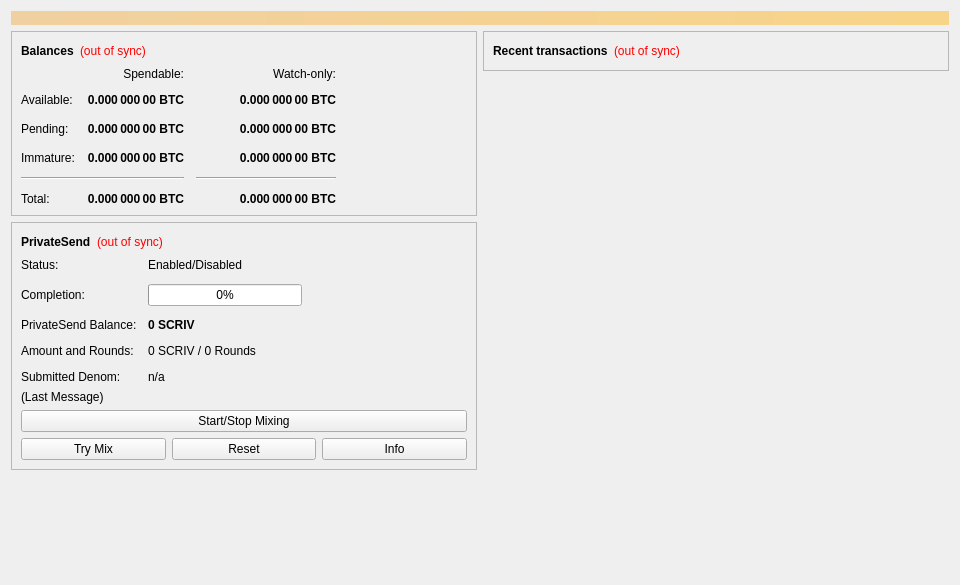
<?xml version="1.0" encoding="UTF-8"?>
<ui version="4.0">
 <class>OverviewPage</class>
 <widget class="QWidget" name="OverviewPage">
  <property name="geometry">
   <rect>
    <x>0</x>
    <y>0</y>
    <width>960</width>
    <height>585</height>
   </rect>
  </property>
  <property name="minimumSize">
   <size>
    <width>960</width>
    <height>0</height>
   </size>
  </property>
  <property name="windowTitle">
   <string>Form</string>
  </property>
  <layout class="QVBoxLayout" name="topLayout">
   <item>
    <widget class="QLabel" name="labelAlerts">
     <property name="visible">
      <bool>false</bool>
     </property>
     <property name="styleSheet">
      <string notr="true">QLabel { background-color: qlineargradient(x1: 0, y1: 0, x2: 1, y2: 0, stop:0 #F0D0A0, stop:1 #F8D488); color:#000000; }</string>
     </property>
     <property name="wordWrap">
      <bool>true</bool>
     </property>
     <property name="margin">
      <number>3</number>
     </property>
     <property name="textInteractionFlags">
      <set>Qt::TextSelectableByMouse</set>
     </property>
    </widget>
   </item>
   <item>
    <layout class="QHBoxLayout" name="horizontalLayout" stretch="1,1">
     <item>
      <layout class="QVBoxLayout" name="verticalLayout_2">
       <item>
        <widget class="QFrame" name="frame">
         <property name="frameShape">
          <enum>QFrame::StyledPanel</enum>
         </property>
         <property name="frameShadow">
          <enum>QFrame::Raised</enum>
         </property>
         <layout class="QVBoxLayout" name="verticalLayout_4">
          <item>
           <layout class="QHBoxLayout" name="horizontalLayout_4">
            <item>
             <widget class="QLabel" name="label_5">
              <property name="font">
               <font>
                <weight>75</weight>
                <bold>true</bold>
               </font>
              </property>
              <property name="text">
               <string>Balances</string>
              </property>
             </widget>
            </item>
            <item>
             <widget class="QLabel" name="labelWalletStatus">
              <property name="toolTip">
               <string>The displayed information may be out of date. Your wallet automatically synchronizes with the Scriv network after a connection is established, but this process has not completed yet.</string>
              </property>
              <property name="styleSheet">
               <string notr="true">QLabel { color: red; }</string>
              </property>
              <property name="text">
               <string notr="true">(out of sync)</string>
              </property>
              <property name="alignment">
               <set>Qt::AlignLeading|Qt::AlignLeft|Qt::AlignVCenter</set>
              </property>
             </widget>
            </item>
            <item>
             <spacer name="horizontalSpacer_3">
              <property name="orientation">
               <enum>Qt::Horizontal</enum>
              </property>
              <property name="sizeHint" stdset="0">
               <size>
                <width>40</width>
                <height>20</height>
               </size>
              </property>
             </spacer>
            </item>
           </layout>
          </item>
          <item>
           <layout class="QGridLayout" name="gridLayout">
            <property name="spacing">
             <number>12</number>
            </property>
            <item row="2" column="2">
             <widget class="QLabel" name="labelWatchPending">
              <property name="font">
               <font>
                <weight>75</weight>
                <bold>true</bold>
               </font>
              </property>
              <property name="cursor">
               <cursorShape>IBeamCursor</cursorShape>
              </property>
              <property name="toolTip">
               <string>Unconfirmed transactions to watch-only addresses</string>
              </property>
              <property name="text">
               <string notr="true">0.000 000 00 BTC</string>
              </property>
              <property name="alignment">
               <set>Qt::AlignRight|Qt::AlignTrailing|Qt::AlignVCenter</set>
              </property>
              <property name="textInteractionFlags">
               <set>Qt::LinksAccessibleByMouse|Qt::TextSelectableByKeyboard|Qt::TextSelectableByMouse</set>
              </property>
             </widget>
            </item>
            <item row="2" column="1">
             <widget class="QLabel" name="labelUnconfirmed">
              <property name="font">
               <font>
                <weight>75</weight>
                <bold>true</bold>
               </font>
              </property>
              <property name="cursor">
               <cursorShape>IBeamCursor</cursorShape>
              </property>
              <property name="toolTip">
               <string>Total of transactions that have yet to be confirmed, and do not yet count toward the spendable balance</string>
              </property>
              <property name="text">
               <string notr="true">0.000 000 00 BTC</string>
              </property>
              <property name="alignment">
               <set>Qt::AlignRight|Qt::AlignTrailing|Qt::AlignVCenter</set>
              </property>
              <property name="textInteractionFlags">
               <set>Qt::LinksAccessibleByMouse|Qt::TextSelectableByKeyboard|Qt::TextSelectableByMouse</set>
              </property>
             </widget>
            </item>
            <item row="3" column="2">
             <widget class="QLabel" name="labelWatchImmature">
              <property name="font">
               <font>
                <weight>75</weight>
                <bold>true</bold>
               </font>
              </property>
              <property name="cursor">
               <cursorShape>IBeamCursor</cursorShape>
              </property>
              <property name="toolTip">
               <string>Mined balance in watch-only addresses that has not yet matured</string>
              </property>
              <property name="text">
               <string notr="true">0.000 000 00 BTC</string>
              </property>
              <property name="alignment">
               <set>Qt::AlignRight|Qt::AlignTrailing|Qt::AlignVCenter</set>
              </property>
              <property name="textInteractionFlags">
               <set>Qt::LinksAccessibleByMouse|Qt::TextSelectableByKeyboard|Qt::TextSelectableByMouse</set>
              </property>
             </widget>
            </item>
            <item row="4" column="0" colspan="2">
             <widget class="Line" name="lineSpendableBalance">
              <property name="orientation">
               <enum>Qt::Horizontal</enum>
              </property>
             </widget>
            </item>
            <item row="4" column="2">
             <widget class="Line" name="lineWatchBalance">
              <property name="sizePolicy">
               <sizepolicy hsizetype="Preferred" vsizetype="Fixed">
                <horstretch>0</horstretch>
                <verstretch>0</verstretch>
               </sizepolicy>
              </property>
              <property name="minimumSize">
               <size>
                <width>140</width>
                <height>0</height>
               </size>
              </property>
              <property name="orientation">
               <enum>Qt::Horizontal</enum>
              </property>
             </widget>
            </item>
            <item row="5" column="0">
             <widget class="QLabel" name="labelTotalText">
              <property name="text">
               <string>Total:</string>
              </property>
             </widget>
            </item>
            <item row="3" column="1">
             <widget class="QLabel" name="labelImmature">
              <property name="font">
               <font>
                <weight>75</weight>
                <bold>true</bold>
               </font>
              </property>
              <property name="cursor">
               <cursorShape>IBeamCursor</cursorShape>
              </property>
              <property name="toolTip">
               <string>Mined balance that has not yet matured</string>
              </property>
              <property name="text">
               <string notr="true">0.000 000 00 BTC</string>
              </property>
              <property name="alignment">
               <set>Qt::AlignRight|Qt::AlignTrailing|Qt::AlignVCenter</set>
              </property>
              <property name="textInteractionFlags">
               <set>Qt::LinksAccessibleByMouse|Qt::TextSelectableByKeyboard|Qt::TextSelectableByMouse</set>
              </property>
             </widget>
            </item>
            <item row="2" column="3">
             <spacer name="horizontalSpacer_2">
              <property name="orientation">
               <enum>Qt::Horizontal</enum>
              </property>
              <property name="sizeHint" stdset="0">
               <size>
                <width>40</width>
                <height>20</height>
               </size>
              </property>
             </spacer>
            </item>
            <item row="3" column="0">
             <widget class="QLabel" name="labelImmatureText">
              <property name="text">
               <string>Immature:</string>
              </property>
             </widget>
            </item>
            <item row="5" column="1">
             <widget class="QLabel" name="labelTotal">
              <property name="font">
               <font>
                <weight>75</weight>
                <bold>true</bold>
               </font>
              </property>
              <property name="cursor">
               <cursorShape>IBeamCursor</cursorShape>
              </property>
              <property name="toolTip">
               <string>Your current total balance</string>
              </property>
              <property name="text">
               <string notr="true">0.000 000 00 BTC</string>
              </property>
              <property name="alignment">
               <set>Qt::AlignRight|Qt::AlignTrailing|Qt::AlignVCenter</set>
              </property>
              <property name="textInteractionFlags">
               <set>Qt::LinksAccessibleByMouse|Qt::TextSelectableByKeyboard|Qt::TextSelectableByMouse</set>
              </property>
             </widget>
            </item>
            <item row="5" column="2">
             <widget class="QLabel" name="labelWatchTotal">
              <property name="font">
               <font>
                <weight>75</weight>
                <bold>true</bold>
               </font>
              </property>
              <property name="cursor">
               <cursorShape>IBeamCursor</cursorShape>
              </property>
              <property name="toolTip">
               <string>Current total balance in watch-only addresses</string>
              </property>
              <property name="text">
               <string notr="true">0.000 000 00 BTC</string>
              </property>
              <property name="alignment">
               <set>Qt::AlignRight|Qt::AlignTrailing|Qt::AlignVCenter</set>
              </property>
              <property name="textInteractionFlags">
               <set>Qt::LinksAccessibleByMouse|Qt::TextSelectableByKeyboard|Qt::TextSelectableByMouse</set>
              </property>
             </widget>
            </item>
            <item row="0" column="2">
             <widget class="QLabel" name="labelWatchonly">
              <property name="text">
               <string>Watch-only:</string>
              </property>
              <property name="alignment">
               <set>Qt::AlignRight|Qt::AlignTrailing|Qt::AlignVCenter</set>
              </property>
             </widget>
            </item>
            <item row="1" column="0">
             <widget class="QLabel" name="labelBalanceText">
              <property name="text">
               <string>Available:</string>
              </property>
             </widget>
            </item>
            <item row="1" column="1">
             <widget class="QLabel" name="labelBalance">
              <property name="font">
               <font>
                <weight>75</weight>
                <bold>true</bold>
               </font>
              </property>
              <property name="cursor">
               <cursorShape>IBeamCursor</cursorShape>
              </property>
              <property name="toolTip">
               <string>Your current spendable balance</string>
              </property>
              <property name="text">
               <string notr="true">0.000 000 00 BTC</string>
              </property>
              <property name="alignment">
               <set>Qt::AlignRight|Qt::AlignTrailing|Qt::AlignVCenter</set>
              </property>
              <property name="textInteractionFlags">
               <set>Qt::LinksAccessibleByMouse|Qt::TextSelectableByKeyboard|Qt::TextSelectableByMouse</set>
              </property>
             </widget>
            </item>
            <item row="1" column="2">
             <widget class="QLabel" name="labelWatchAvailable">
              <property name="font">
               <font>
                <weight>75</weight>
                <bold>true</bold>
               </font>
              </property>
              <property name="cursor">
               <cursorShape>IBeamCursor</cursorShape>
              </property>
              <property name="toolTip">
               <string>Your current balance in watch-only addresses</string>
              </property>
              <property name="text">
               <string notr="true">0.000 000 00 BTC</string>
              </property>
              <property name="alignment">
               <set>Qt::AlignRight|Qt::AlignTrailing|Qt::AlignVCenter</set>
              </property>
              <property name="textInteractionFlags">
               <set>Qt::LinksAccessibleByMouse|Qt::TextSelectableByKeyboard|Qt::TextSelectableByMouse</set>
              </property>
             </widget>
            </item>
            <item row="2" column="0">
             <widget class="QLabel" name="labelPendingText">
              <property name="text">
               <string>Pending:</string>
              </property>
             </widget>
            </item>
            <item row="0" column="1">
             <widget class="QLabel" name="labelSpendable">
              <property name="text">
               <string>Spendable:</string>
              </property>
              <property name="alignment">
               <set>Qt::AlignRight|Qt::AlignTrailing|Qt::AlignVCenter</set>
              </property>
             </widget>
            </item>
           </layout>
          </item>
         </layout>
        </widget>
       </item>
       <item>
        <widget class="QFrame" name="framePrivateSend">
         <property name="layoutDirection">
          <enum>Qt::LeftToRight</enum>
         </property>
         <property name="frameShape">
          <enum>QFrame::StyledPanel</enum>
         </property>
         <property name="frameShadow">
          <enum>QFrame::Raised</enum>
         </property>
         <layout class="QVBoxLayout" name="VerticalLayout_PS1">
          <item>
           <layout class="QHBoxLayout" name="horizontalLayout_5">
            <item>
             <widget class="QLabel" name="labelPrivateSendHeader">
              <property name="font">
               <font>
                <weight>75</weight>
                <bold>true</bold>
               </font>
              </property>
              <property name="text">
               <string>PrivateSend</string>
              </property>
             </widget>
            </item>
            <item>
             <widget class="QLabel" name="labelPrivateSendSyncStatus">
              <property name="toolTip">
               <string>The displayed information may be out of date. Your wallet automatically synchronizes with the Scriv network after a connection is established, but this process has not completed yet.</string>
              </property>
              <property name="styleSheet">
               <string notr="true">QLabel { color: red; }</string>
              </property>
              <property name="text">
               <string notr="true">(out of sync)</string>
              </property>
              <property name="alignment">
               <set>Qt::AlignLeading|Qt::AlignLeft|Qt::AlignVCenter</set>
              </property>
             </widget>
            </item>
            <item>
             <spacer name="horizontalSpacer_4">
              <property name="orientation">
               <enum>Qt::Horizontal</enum>
              </property>
              <property name="sizeHint" stdset="0">
               <size>
                <width>40</width>
                <height>20</height>
               </size>
              </property>
             </spacer>
            </item>
           </layout>
          </item>
          <item>
           <layout class="QFormLayout" name="privateSendFormLayout">
            <property name="fieldGrowthPolicy">
             <enum>QFormLayout::AllNonFixedFieldsGrow</enum>
            </property>
            <property name="horizontalSpacing">
             <number>11</number>
            </property>
            <property name="verticalSpacing">
             <number>12</number>
            </property>
            <item row="0" column="0">
             <widget class="QLabel" name="labelPrivateSendEnabledText">
              <property name="text">
               <string>Status:</string>
              </property>
             </widget>
            </item>
            <item row="0" column="1">
             <widget class="QLabel" name="labelPrivateSendEnabled">
              <property name="text">
               <string>Enabled/Disabled</string>
              </property>
             </widget>
            </item>
            <item row="1" column="0">
             <widget class="QLabel" name="labelCompletitionText">
              <property name="text">
               <string>Completion:</string>
              </property>
             </widget>
            </item>
            <item row="1" column="1">
             <widget class="QProgressBar" name="privateSendProgress">
              <property name="maximumSize">
               <size>
                <width>154</width>
                <height>16777215</height>
               </size>
              </property>
              <property name="value">
               <number>0</number>
              </property>
             </widget>
            </item>
            <item row="2" column="0">
             <widget class="QLabel" name="labelAnonymizedText">
              <property name="text">
               <string>PrivateSend Balance:</string>
              </property>
             </widget>
            </item>
            <item row="2" column="1">
             <widget class="QLabel" name="labelAnonymized">
              <property name="font">
               <font>
                <weight>75</weight>
                <bold>true</bold>
               </font>
              </property>
              <property name="text">
               <string notr="true">0 SCRIV</string>
              </property>
             </widget>
            </item>
            <item row="3" column="0">
             <widget class="QLabel" name="labelAmountAndRoundsText">
              <property name="text">
               <string>Amount and Rounds:</string>
              </property>
             </widget>
            </item>
            <item row="3" column="1">
             <widget class="QLabel" name="labelAmountRounds">
              <property name="text">
               <string>0 SCRIV / 0 Rounds</string>
              </property>
             </widget>
            </item>
            <item row="4" column="0">
             <widget class="QLabel" name="labelSubmittedDenomText">
              <property name="text">
               <string>Submitted Denom:</string>
              </property>
             </widget>
            </item>
            <item row="4" column="1">
             <widget class="QLabel" name="labelSubmittedDenom">
              <property name="toolTip">
               <string>The denominations you submitted to the Masternode.&lt;br&gt;To mix, other users must submit the exact same denominations.</string>
              </property>
              <property name="text">
               <string>n/a</string>
              </property>
             </widget>
            </item>
           </layout>
          </item>
          <item>
           <layout class="QVBoxLayout" name="VerticalLayout_PS">
            <item>
             <widget class="QLabel" name="labelPrivateSendLastMessage">
              <property name="text">
               <string>(Last Message)</string>
              </property>
              <property name="alignment">
               <set>Qt::AlignLeading|Qt::AlignLeft|Qt::AlignTop</set>
              </property>
              <property name="wordWrap">
               <bool>true</bool>
              </property>
             </widget>
            </item>
            <item>
             <widget class="QPushButton" name="togglePrivateSend">
              <property name="sizePolicy">
               <sizepolicy hsizetype="MinimumExpanding" vsizetype="Fixed">
                <horstretch>0</horstretch>
                <verstretch>0</verstretch>
               </sizepolicy>
              </property>
              <property name="text">
               <string>Start/Stop Mixing</string>
              </property>
             </widget>
            </item>
            <item>
             <layout class="QHBoxLayout" name="horizontalLayout_debugbuttons">
              <item>
               <widget class="QPushButton" name="privateSendAuto">
                <property name="sizePolicy">
                 <sizepolicy hsizetype="MinimumExpanding" vsizetype="Fixed">
                  <horstretch>0</horstretch>
                  <verstretch>0</verstretch>
                 </sizepolicy>
                </property>
                <property name="toolTip">
                 <string>Try to manually submit a PrivateSend request.</string>
                </property>
                <property name="text">
                 <string>Try Mix</string>
                </property>
               </widget>
              </item>
              <item>
               <widget class="QPushButton" name="privateSendReset">
                <property name="sizePolicy">
                 <sizepolicy hsizetype="MinimumExpanding" vsizetype="Fixed">
                  <horstretch>0</horstretch>
                  <verstretch>0</verstretch>
                 </sizepolicy>
                </property>
                <property name="toolTip">
                 <string>Reset the current status of PrivateSend (can interrupt PrivateSend if it's in the process of Mixing, which can cost you money!)</string>
                </property>
                <property name="autoFillBackground">
                 <bool>false</bool>
                </property>
                <property name="text">
                 <string>Reset</string>
                </property>
               </widget>
              </item>
              <item>
               <widget class="QPushButton" name="privateSendInfo">
                <property name="sizePolicy">
                 <sizepolicy hsizetype="MinimumExpanding" vsizetype="Fixed">
                  <horstretch>0</horstretch>
                  <verstretch>0</verstretch>
                 </sizepolicy>
                </property>
                <property name="toolTip">
                 <string>Information about PrivateSend and Mixing</string>
                </property>
                <property name="text">
                 <string>Info</string>
                </property>
               </widget>
              </item>
             </layout>
            </item>
           </layout>
          </item>
         </layout>
        </widget>
       </item>
       <item>
        <spacer name="verticalSpacer">
         <property name="orientation">
          <enum>Qt::Vertical</enum>
         </property>
         <property name="sizeHint" stdset="0">
          <size>
           <width>20</width>
           <height>40</height>
          </size>
         </property>
        </spacer>
       </item>
      </layout>
     </item>
     <item>
      <layout class="QVBoxLayout" name="verticalLayout_3">
       <item>
        <widget class="QFrame" name="frame_2">
         <property name="frameShape">
          <enum>QFrame::StyledPanel</enum>
         </property>
         <property name="frameShadow">
          <enum>QFrame::Raised</enum>
         </property>
         <layout class="QVBoxLayout" name="verticalLayout">
          <item>
           <layout class="QHBoxLayout" name="horizontalLayout_2">
            <item>
             <widget class="QLabel" name="label_4">
              <property name="font">
               <font>
                <weight>75</weight>
                <bold>true</bold>
               </font>
              </property>
              <property name="text">
               <string>Recent transactions</string>
              </property>
             </widget>
            </item>
            <item>
             <widget class="QLabel" name="labelTransactionsStatus">
              <property name="toolTip">
               <string>The displayed information may be out of date. Your wallet automatically synchronizes with the Scriv network after a connection is established, but this process has not completed yet.</string>
              </property>
              <property name="styleSheet">
               <string notr="true">QLabel { color: red; }</string>
              </property>
              <property name="text">
               <string notr="true">(out of sync)</string>
              </property>
              <property name="alignment">
               <set>Qt::AlignLeading|Qt::AlignLeft|Qt::AlignVCenter</set>
              </property>
             </widget>
            </item>
            <item>
             <spacer name="horizontalSpacer">
              <property name="orientation">
               <enum>Qt::Horizontal</enum>
              </property>
              <property name="sizeType">
               <enum>QSizePolicy::Expanding</enum>
              </property>
              <property name="sizeHint" stdset="0">
               <size>
                <width>40</width>
                <height>20</height>
               </size>
              </property>
             </spacer>
            </item>
           </layout>
          </item>
         </layout>
        </widget>
       </item>
       <item>
        <widget class="QListView" name="listTransactions">
         <property name="styleSheet">
          <string notr="true">QListView { background: transparent; }</string>
         </property>
         <property name="frameShape">
          <enum>QFrame::NoFrame</enum>
         </property>
         <property name="verticalScrollBarPolicy">
          <enum>Qt::ScrollBarAlwaysOff</enum>
         </property>
         <property name="horizontalScrollBarPolicy">
          <enum>Qt::ScrollBarAlwaysOff</enum>
         </property>
         <property name="selectionMode">
          <enum>QAbstractItemView::NoSelection</enum>
         </property>
        </widget>
       </item>
       <item>
        <spacer name="verticalSpacer_2">
         <property name="orientation">
          <enum>Qt::Vertical</enum>
         </property>
         <property name="sizeHint" stdset="0">
          <size>
           <width>20</width>
           <height>40</height>
          </size>
         </property>
        </spacer>
       </item>
      </layout>
     </item>
    </layout>
   </item>
  </layout>
 </widget>
 <resources/>
 <connections/>
</ui>
